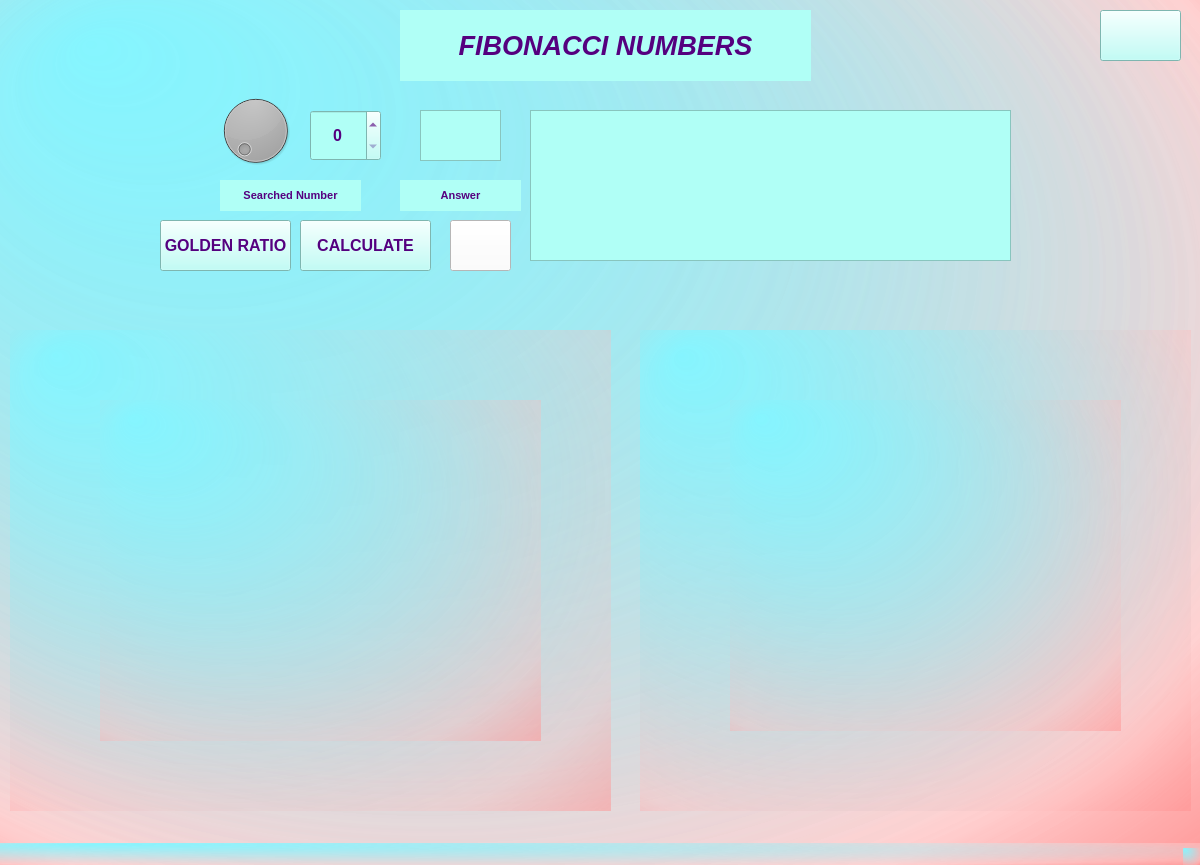
<?xml version="1.0" encoding="UTF-8"?>
<ui version="4.0">
 <class>MainWindow</class>
 <widget class="QMainWindow" name="MainWindow">
  <property name="geometry">
   <rect>
    <x>0</x>
    <y>0</y>
    <width>1200</width>
    <height>865</height>
   </rect>
  </property>
  <property name="windowTitle">
   <string>MainWindow</string>
  </property>
  <property name="styleSheet">
   <string notr="true">background-color: qconicalgradient(cx:0.5, cy:0.5, angle:0, stop:0.0169492 rgba(225, 176, 50, 128), stop:1 rgba(0, 0, 0, 147));
background-color: qradialgradient(spread:reflect, cx:1, cy:1, radius:2, fx:0.074, fy:0.051, stop:0 rgba(133, 245, 255, 252), stop:0.35 rgba(255, 188, 188, 80), stop:0.425 rgba(255, 132, 132, 156), stop:0.44 rgba(252, 128, 128, 80), stop:0.465909 rgba(255, 162, 162, 80), stop:1 rgba(255, 255, 255, 0));</string>
  </property>
  <widget class="QWidget" name="centralwidget">
   <widget class="QLabel" name="label">
    <property name="geometry">
     <rect>
      <x>400</x>
      <y>10</y>
      <width>411</width>
      <height>71</height>
     </rect>
    </property>
    <property name="font">
     <font>
      <family>MS Sans Serif</family>
      <pointsize>20</pointsize>
      <weight>75</weight>
      <italic>true</italic>
      <bold>true</bold>
     </font>
    </property>
    <property name="styleSheet">
     <string notr="true">color: rgb(85, 0, 127);
background-color: rgb(176, 255, 246);</string>
    </property>
    <property name="text">
     <string>FIBONACCI NUMBERS</string>
    </property>
    <property name="alignment">
     <set>Qt::AlignCenter</set>
    </property>
   </widget>
   <widget class="QDial" name="dial">
    <property name="geometry">
     <rect>
      <x>210</x>
      <y>90</y>
      <width>91</width>
      <height>81</height>
     </rect>
    </property>
    <property name="maximum">
     <number>500</number>
    </property>
   </widget>
   <widget class="QSpinBox" name="spinBox_array">
    <property name="geometry">
     <rect>
      <x>310</x>
      <y>110</y>
      <width>71</width>
      <height>51</height>
     </rect>
    </property>
    <property name="font">
     <font>
      <pointsize>12</pointsize>
      <weight>75</weight>
      <bold>true</bold>
     </font>
    </property>
    <property name="styleSheet">
     <string notr="true">color: rgb(85, 0, 127);
background-color: rgb(176, 255, 246);
</string>
    </property>
    <property name="alignment">
     <set>Qt::AlignCenter</set>
    </property>
    <property name="maximum">
     <number>500</number>
    </property>
   </widget>
   <widget class="QTextEdit" name="textEdit_answer">
    <property name="geometry">
     <rect>
      <x>420</x>
      <y>110</y>
      <width>81</width>
      <height>51</height>
     </rect>
    </property>
    <property name="font">
     <font>
      <pointsize>20</pointsize>
      <weight>75</weight>
      <bold>true</bold>
     </font>
    </property>
    <property name="layoutDirection">
     <enum>Qt::LeftToRight</enum>
    </property>
    <property name="styleSheet">
     <string notr="true">color: rgb(85, 0, 127);
background-color: rgb(176, 255, 246);
</string>
    </property>
    <property name="lineWidth">
     <number>1</number>
    </property>
    <property name="readOnly">
     <bool>true</bool>
    </property>
   </widget>
   <widget class="QPushButton" name="pushButton_calculate">
    <property name="geometry">
     <rect>
      <x>300</x>
      <y>220</y>
      <width>131</width>
      <height>51</height>
     </rect>
    </property>
    <property name="font">
     <font>
      <pointsize>12</pointsize>
      <weight>75</weight>
      <bold>true</bold>
     </font>
    </property>
    <property name="styleSheet">
     <string notr="true">color: rgb(85, 0, 127);
background-color: rgb(176, 255, 246);</string>
    </property>
    <property name="text">
     <string>CALCULATE</string>
    </property>
   </widget>
   <widget class="QLabel" name="label_2">
    <property name="geometry">
     <rect>
      <x>220</x>
      <y>180</y>
      <width>141</width>
      <height>31</height>
     </rect>
    </property>
    <property name="font">
     <font>
      <pointsize>8</pointsize>
      <weight>75</weight>
      <bold>true</bold>
     </font>
    </property>
    <property name="styleSheet">
     <string notr="true">color: rgb(85, 0, 127);
background-color: rgb(176, 255, 246);</string>
    </property>
    <property name="text">
     <string>Searched Number</string>
    </property>
    <property name="alignment">
     <set>Qt::AlignCenter</set>
    </property>
   </widget>
   <widget class="QLabel" name="label_3">
    <property name="geometry">
     <rect>
      <x>400</x>
      <y>180</y>
      <width>121</width>
      <height>31</height>
     </rect>
    </property>
    <property name="font">
     <font>
      <pointsize>8</pointsize>
      <weight>75</weight>
      <bold>true</bold>
     </font>
    </property>
    <property name="styleSheet">
     <string notr="true">color: rgb(85, 0, 127);
background-color: rgb(176, 255, 246);</string>
    </property>
    <property name="text">
     <string>Answer</string>
    </property>
    <property name="alignment">
     <set>Qt::AlignCenter</set>
    </property>
   </widget>
   <widget class="QTextEdit" name="textEdit_2">
    <property name="geometry">
     <rect>
      <x>530</x>
      <y>110</y>
      <width>481</width>
      <height>151</height>
     </rect>
    </property>
    <property name="font">
     <font>
      <pointsize>15</pointsize>
      <weight>75</weight>
      <bold>true</bold>
     </font>
    </property>
    <property name="styleSheet">
     <string notr="true">color: rgb(85, 0, 127);
background-color: rgb(176, 255, 246);</string>
    </property>
    <property name="readOnly">
     <bool>true</bool>
    </property>
   </widget>
   <widget class="MplWidget" name="MplWidget" native="true">
    <property name="geometry">
     <rect>
      <x>10</x>
      <y>330</y>
      <width>601</width>
      <height>481</height>
     </rect>
    </property>
    <widget class="QLabel" name="label_5">
     <property name="geometry">
      <rect>
       <x>90</x>
       <y>70</y>
       <width>441</width>
       <height>341</height>
      </rect>
     </property>
     <property name="text">
      <string/>
     </property>
     <property name="alignment">
      <set>Qt::AlignCenter</set>
     </property>
    </widget>
   </widget>
   <widget class="QPushButton" name="pushButton_clear_2">
    <property name="geometry">
     <rect>
      <x>1100</x>
      <y>10</y>
      <width>81</width>
      <height>51</height>
     </rect>
    </property>
    <property name="font">
     <font>
      <pointsize>12</pointsize>
      <weight>75</weight>
      <bold>true</bold>
     </font>
    </property>
    <property name="styleSheet">
     <string notr="true">color: rgb(85, 0, 127);
background-color: rgb(176, 255, 246);</string>
    </property>
    <property name="text">
     <string/>
    </property>
    <property name="iconSize">
     <size>
      <width>100</width>
      <height>50</height>
     </size>
    </property>
   </widget>
   <widget class="widget1" name="widget1" native="true">
    <property name="geometry">
     <rect>
      <x>640</x>
      <y>330</y>
      <width>551</width>
      <height>481</height>
     </rect>
    </property>
    <widget class="QLabel" name="label_4">
     <property name="geometry">
      <rect>
       <x>90</x>
       <y>70</y>
       <width>391</width>
       <height>331</height>
      </rect>
     </property>
     <property name="text">
      <string/>
     </property>
    </widget>
   </widget>
   <widget class="QPushButton" name="pushButton_clear">
    <property name="geometry">
     <rect>
      <x>450</x>
      <y>220</y>
      <width>61</width>
      <height>51</height>
     </rect>
    </property>
    <property name="cursor">
     <cursorShape>OpenHandCursor</cursorShape>
    </property>
    <property name="styleSheet">
     <string notr="true">background-color: rgb(255, 255, 255);</string>
    </property>
    <property name="text">
     <string/>
    </property>
    <property name="icon">
     <iconset resource="icons.qrc">
      <normaloff>:/icons/icons/img_185728.png</normaloff>:/icons/icons/img_185728.png</iconset>
    </property>
    <property name="iconSize">
     <size>
      <width>80</width>
      <height>45</height>
     </size>
    </property>
   </widget>
   <widget class="QPushButton" name="pushButton_calculate_2">
    <property name="geometry">
     <rect>
      <x>160</x>
      <y>220</y>
      <width>131</width>
      <height>51</height>
     </rect>
    </property>
    <property name="font">
     <font>
      <pointsize>12</pointsize>
      <weight>75</weight>
      <bold>true</bold>
     </font>
    </property>
    <property name="styleSheet">
     <string notr="true">color: rgb(85, 0, 127);
background-color: rgb(176, 255, 246);</string>
    </property>
    <property name="text">
     <string>GOLDEN RATIO</string>
    </property>
   </widget>
  </widget>
  <widget class="QStatusBar" name="statusbar"/>
 </widget>
 <customwidgets>
  <customwidget>
   <class>widget1</class>
   <extends>QWidget</extends>
   <header location="global">widget1.h</header>
   <container>1</container>
  </customwidget>
  <customwidget>
   <class>MplWidget</class>
   <extends>QWidget</extends>
   <header>mplwidget.h</header>
   <container>1</container>
  </customwidget>
 </customwidgets>
 <resources>
  <include location="icons.qrc"/>
 </resources>
 <connections>
  <connection>
   <sender>dial</sender>
   <signal>valueChanged(int)</signal>
   <receiver>spinBox_array</receiver>
   <slot>setValue(int)</slot>
   <hints>
    <hint type="sourcelabel">
     <x>72</x>
     <y>129</y>
    </hint>
    <hint type="destinationlabel">
     <x>100</x>
     <y>129</y>
    </hint>
   </hints>
  </connection>
 </connections>
</ui>
